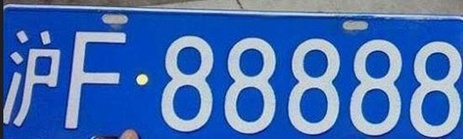
#> input picture samp.jpg, 463 x 139 px, shrunk from 551 x 165 before the run
$ python '图片处理.py'
#> lines starting #> are read from the running program, lines starting #| are printed output that depends on the picture
#图片处理.py
#库导入

from PIL import Image
from PIL import ImageFilter

#打开图片

im = Image.open("samp.jpg")
#> im is the input picture: PIL image 463x139 RGB; mean R, G, B 69.7, 111.5, 182.1
print("读取中")

#图片处理

im1 = im.filter(ImageFilter.CONTOUR)
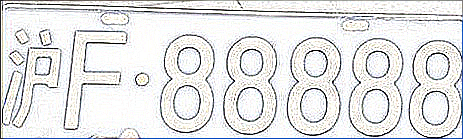
#> im1: PIL image 463x139 RGB; mean R, G, B 226.6, 227.2, 227.7

#命名

name = input("请输入要保存图片名称：")
#> the answer given: samp.jpg

#保存

im1.save("{}.jpg".format(name))
print("操作结束")
